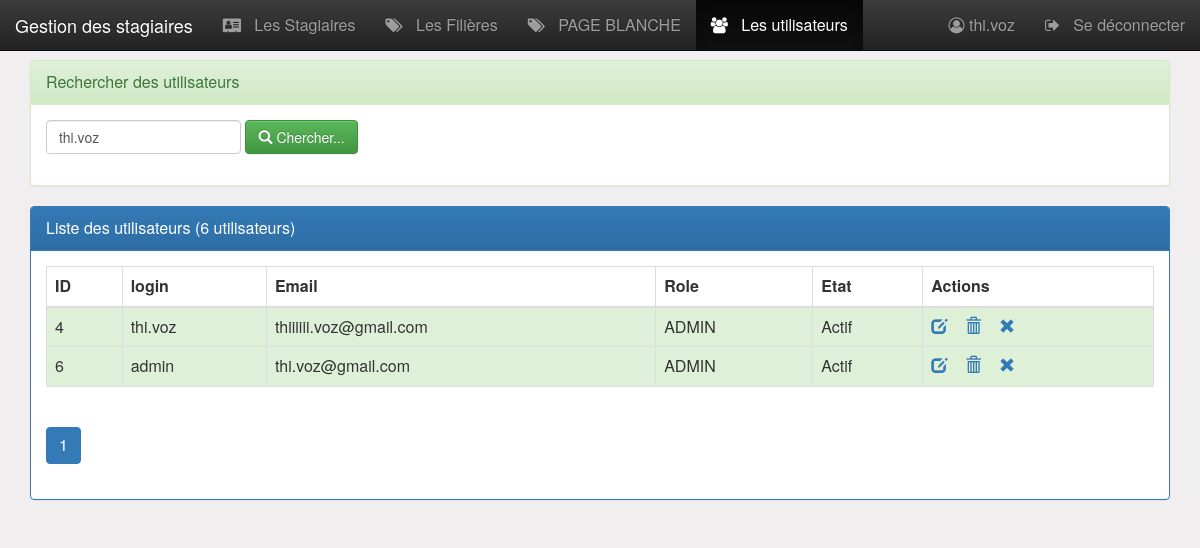
The page /pages/Utilisateurs.php?login=thi.voz (signed in) on the database its author committed.
### tables this page shows
CREATE TABLE IF NOT EXISTS `utilisateur` (
  `iduser` int(4) NOT NULL AUTO_INCREMENT,
  `login` varchar(50) NOT NULL,
  `email` varchar(255) NOT NULL,
  `role` varchar(50) NOT NULL DEFAULT 'VISITEUR',
  `etat` int(1) NOT NULL DEFAULT 0,
  `pwd` varchar(255) NOT NULL,
  PRIMARY KEY (`iduser`)
);

### pages/utilisateurs.php (the view, shortened to what this page needs)
<?php
    require_once("connexiondb.php");
    $login="";
    if(isset($_GET['login'])){
        $login = $_GET['login'];
    }
    $size=isset($_GET['size'])?$_GET['size']:6;
    $page=isset($_GET['page'])?$_GET['page']:1;
    $offset=($page-1)*$size;
    $requeteUser="
        SELECT *
        FROM   utilisateur
        WHERE  login like '%$login%' or email like '%$login%'
        ORDER BY iduser
        LIMIT  $size
        OFFSET $offset
    ";
    $req = $pdo->prepare($requeteUser);
    $req->execute();
    $utilisateurs = $req->fetchAll(PDO::FETCH_ASSOC);
    $requeteCount="select count(*) countUser from utilisateur";
    $resultatCount=$pdo->query($requeteCount);
    $tabCount=$resultatCount->fetch();
    $nbrUser=$tabCount['countUser'];
    $reste=$nbrUser % $size;
    if($reste===0)
        $nbrPage=$nbrUser/$size;
    else
        $nbrPage=floor($nbrUser/$size)+1;
?>
<HTML>
    <head>
        <?php include '../include/head.php' ?>
    </head>
    <body>
        <?php include("menu.php"); ?>
        <div class="container py-2 margetop60">
            <div class="panel panel-success">
				<div class="panel-heading">Rechercher des utilisateurs</div>
				<div class="panel-body">
					<form method="get" action="utilisateurs.php" class="form-inline">
						<div class="form-group">
                            <input name="login" placeholder="Login ou Email"
                                   value="<?= $login ?>"
                                   type="text" class="form-control" />
                        </div>
				        <button type="submit" class="btn btn-success">
                            <span class="glyphicon glyphicon-search"></span>
                            Chercher...
                        </button>
					</form>
				</div>
			</div>
            <div class="panel panel-primary">
                <div class="panel-heading">Liste des utilisateurs (<?php echo $nbrUser ?> utilisateurs)</div>
                <div class="panel-body">
                    <?php
                    if(!empty($utilisateurs) && is_array($utilisateurs)){
                    ?>
                    <table class="table table-striped table-bordered">
                        <thead>
                            <tr>
                                <th>ID</th>
                                <th>login</th>
                                <th>Email</th>
                                <th>Role</th>
                                <th>Etat</th>
                                <th>Actions</th>
                            </tr>
                        </thead>
                        <tbody>
                            <?php
                            foreach ($utilisateurs as $item) {
                                ?>
                                <tr class="<?= $item['etat']==1?'success':'secondary'?>">
                                    <td><?= $item['iduser'] ?> </td>
                                    <td><?= $item['login'] ?> </td>
                                    <td><?= $item['email'] ?> </td>
                                    <td><?= $item['role'] ?> </td>
                                    <td><?= $item['etat']==1?'Actif':'' ?> </td>
                                    <td>
                                        <a href="utilisateurEditer.php?iduser=<?= $item['iduser'] ?>" title="Editer">
                                            <span class="glyphicon glyphicon-edit"></span>
                                        </a>
                                        <a onclick="return confirm('Etes vous sur de vouloir supprimer cet utilisateur')"
                                           href="utilisateurSupprimer.php?iduser=<?= $item['iduser'] ?>" title="Supprimer">
                                            <span class="glyphicon glyphicon-trash"></span>
                                        </a>
                                        <a href="utilisateurActiver.php?iduser=<?= $item['iduser'] ?>&etat=<?= $item['etat']  ?>"
                                           title="<?=$item['etat']==1?'Désactiver':'Activer' ?>">
                                            <?php
                                            if($item['etat']==1)
                                                echo '<span class="glyphicon glyphicon-remove"></span>';
                                            else
                                                echo '<span class="glyphicon glyphicon-ok"></span>';
                                            ?>
                                        </a>
                                    </td>
                                </tr>
                                <?php
                            }
                            ?>
                        </tbody>
                    </table>
                    <?php
                    }else{
                        echo "La liste est vide!";
                    }
                    ?>
                    <div>
                        <ul class="pagination">
                            <?php for($i=1;$i<=$nbrPage;$i++){ ?>
                                <li class="<?php if($i==$page) echo 'active' ?>">
                                <a href="utilisateurs.php?page=<?php echo $i;?>&login=<?php echo $login ?>">
                                <?php echo $i; ?>
                                </a>
                                </li>
                            <?php } ?>
                        </ul>
                    </div>
                </div>
            </div>
        </div>
    </body>
</HTML>

### include/css/monstyle.css (style rules this page uses)
.margetop60 { margin-top: 60px; }
body { background-color: rgb(240, 238, 238); font-size: 16px; }

### rows shown on the page
utilisateur: iduser "4", login "thi.voz", email "thiiiiii.voz@gmail.com", role "ADMIN", etat "Actif"
utilisateur: iduser "6", login "admin", email "thi.voz@gmail.com", role "ADMIN", etat "Actif"

### other values the page prints
$_SESSION['user']['login'] "thi.voz"
$nbrUser "6"
